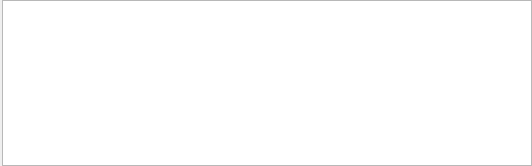
<?xml version="1.0" encoding="UTF-8"?>
<ui version="4.0">
 <class>RunLogWidget</class>
 <widget class="QWidget" name="RunLogWidget">
  <property name="geometry">
   <rect>
    <x>0</x>
    <y>0</y>
    <width>532</width>
    <height>166</height>
   </rect>
  </property>
  <property name="windowTitle">
   <string>Form</string>
  </property>
  <layout class="QVBoxLayout" name="verticalLayout_2">
   <property name="leftMargin">
    <number>0</number>
   </property>
   <property name="topMargin">
    <number>0</number>
   </property>
   <property name="rightMargin">
    <number>0</number>
   </property>
   <property name="bottomMargin">
    <number>0</number>
   </property>
   <item>
    <layout class="QHBoxLayout" name="horizontalLayout_2">
     <property name="spacing">
      <number>0</number>
     </property>
     <property name="leftMargin">
      <number>2</number>
     </property>
     <item>
      <widget class="QListView" name="logviewer">
       <property name="font">
        <font>
         <family>Monospace</family>
         <pointsize>10</pointsize>
         <stylestrategy>PreferAntialias</stylestrategy>
        </font>
       </property>
       <property name="editTriggers">
        <set>QAbstractItemView::NoEditTriggers</set>
       </property>
       <property name="showDropIndicator" stdset="0">
        <bool>false</bool>
       </property>
       <property name="selectionMode">
        <enum>QAbstractItemView::NoSelection</enum>
       </property>
       <property name="selectionBehavior">
        <enum>QAbstractItemView::SelectRows</enum>
       </property>
       <property name="selectionRectVisible">
        <bool>true</bool>
       </property>
      </widget>
     </item>
    </layout>
   </item>
  </layout>
 </widget>
 <resources/>
 <connections/>
</ui>
